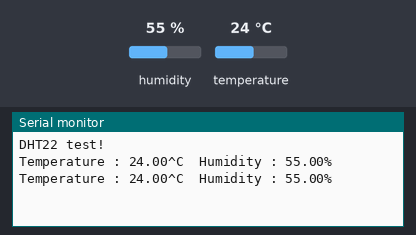
This sketch was run on a simulated Arduino Uno, built with avr-gcc and run on an emulated ATmega328P. On the bench: the last lines printed to the serial monitor. Inputs (shaded band) come from the test bench; at power-on: humidity 55 %, temperature 24 °C.

Above: at 6.8 s.
6.9 s: humidity set to 22 %
At 10.5 s:
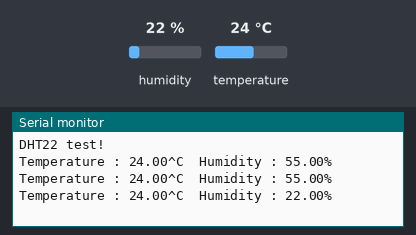
11.4 s: temperature set to 12 °C
At 13.0 s:
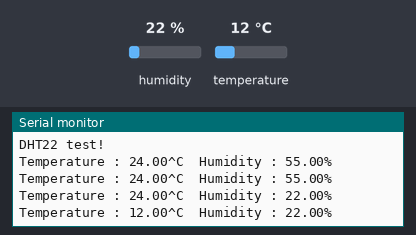
15.9 s: humidity set to 40 %
At 19.2 s:
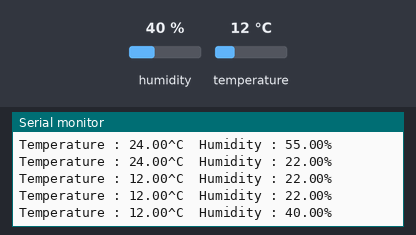
Timing chart, 0 to 20.7 s (numbered marks = the images above; inputs shaded):
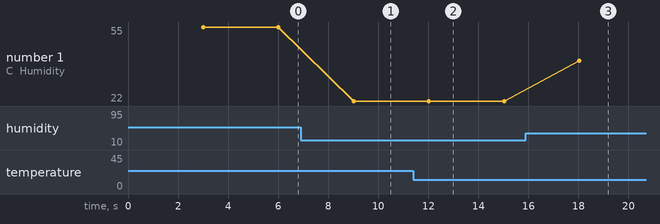

Measured:
- after the input at 6.9 s, the serial monitor: prints a new line after 2.1 s (image 1)
- after the input at 11.4 s, the serial monitor: prints a new line after 0.63 s (image 2)
- after the input at 15.9 s, the serial monitor: prints a new line after 2.1 s (image 3)
- plotted number 1: 55 → 22 after the input at 6.9 s, 22 → 40 after the input at 15.9 s

The sketch:

_06_DHT22.ino
```cpp
/* 온습도센서(DHT22) 활용 예제
 * 작성일 : 2023.02.20
 */
#include <DHT.h>        //DHT 라이브러리 포함
#define DHTPIN 2        //Data 핀 설정 --> D4(GPIO2)
#define DHTTYPE DHT22   //센서종류, DHT22

DHT dht(DHTPIN, DHTTYPE); //DHT 객체 생성

void setup() {
  //시리얼모니터 초기화
  Serial.begin(115200);
  Serial.println("DHT22 test!");

  dht.begin(); //dht 객체 동작 활성화
}

void loop() {
  // DHT 센서의 측정 간격은 최소 2초 --> delay로 인한 지연문제 발생
  delay(3000);
  // 센서로부터 온도와 습도값을 읽음
  float t = dht.readTemperature();
  float h = dht.readHumidity();

  //리턴값을 체크하여 NaN(not a number) 체크
  //--> 문제가 없으면 측정값을 시리얼 모니터로 출력
  if (isnan(t) || isnan(h)) {
    Serial.println("Failed to read from DHT");
  }
  else {
    Serial.print("Temperature : ");
    Serial.print(t);
    Serial.print("^C");
    Serial.print("\t"); //Tab
    Serial.print("Humidity : ");
    Serial.print(h);
    Serial.println("%");
  }
}
```
